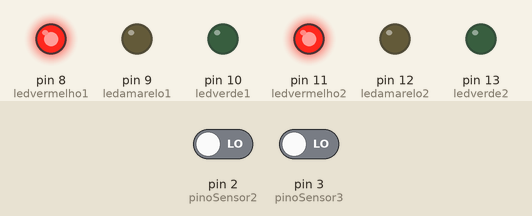
Simulated run of this sketch. Board: Arduino Uno, built with avr-gcc and run on an emulated ATmega328P. On the bench: output pins drawn as LEDs (lit = HIGH). The test bench sets the inputs (shaded band); at power-on: pin 2 (pinoSensor2) LOW, pin 3 (pinoSensor3) LOW. What the sketch prints to the serial monitor is not drawn.

Above: at 23.0 s.
At 27.5 s:
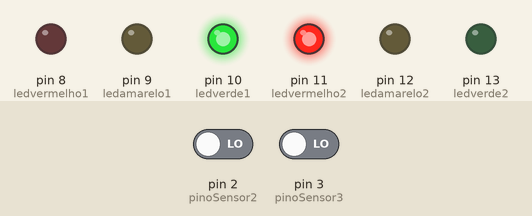
At 32.5 s:
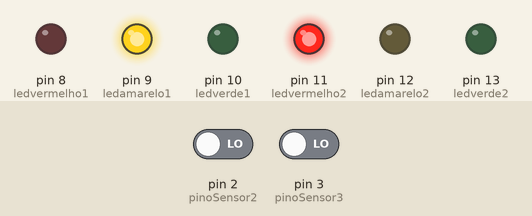
At 38.5 s:
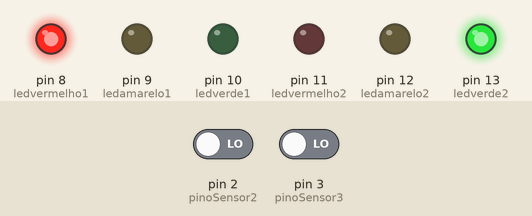
At 43.5 s:
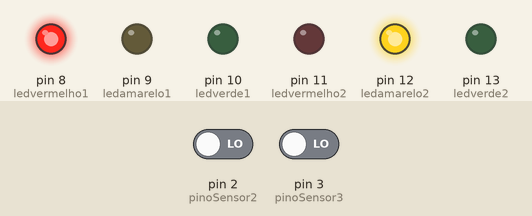
Timing chart, 0 to 51.1 s (numbered marks = the images above):
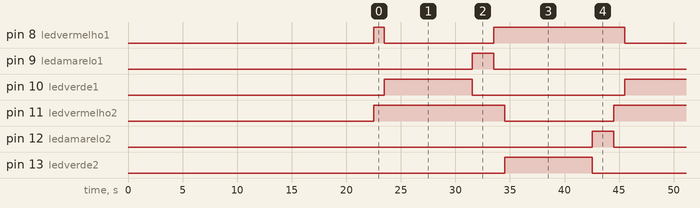

The sketch:

_2.00.ino
```cpp
int ledvermelho1 = 8;
int ledamarelo1  = 9;
int ledverde1    = 10;

int ledvermelho2 = 11;
int ledamarelo2  = 12;
int ledverde2    = 13;

int pinoSensor0 = 0;
int pinoSensor1 = 1;
int pinoSensor2 = 2;
int pinoSensor3 = 3;

//Inicia o sensor em estado 0, ou seja desligado.
int iniciaSensor = 0;
//Variável para calibração do sensor
int calibracao = 45;


void setup()
{
  Serial.begin(9600);
  pinMode(ledvermelho1, OUTPUT);
  pinMode(ledamarelo1, OUTPUT);
  pinMode(ledverde1, OUTPUT);
  pinMode(ledvermelho2, OUTPUT);
  pinMode(ledamarelo2, OUTPUT);
  pinMode(ledverde2, OUTPUT);
  pinMode(pinoSensor0, INPUT);
  pinMode(pinoSensor1, INPUT);
  pinMode(pinoSensor2, INPUT);
  pinMode(pinoSensor3, INPUT);

  Serial.print("Semaforo com logica Fuzzy");
  Serial.print("\nCalibrando os sensores\n");
  for(int i = 0; i < calibracao; i++){
   Serial.print(".");
   delay(500);
  }
  Serial.println("\nSensores Ativado");
}
void loop()
{

  digitalWrite(ledamarelo2, LOW);
  digitalWrite(ledvermelho2, HIGH);
  digitalWrite(ledvermelho1, HIGH);
    delay(1000);
  digitalWrite(ledvermelho1, LOW);
  digitalWrite(ledverde1, HIGH);
    delay(8000);
    fuzzy_primario();
  digitalWrite(ledverde1, LOW);
  digitalWrite(ledamarelo1, HIGH);
    delay(2000);
  digitalWrite(ledamarelo1, LOW);
  digitalWrite(ledvermelho1, HIGH);
  digitalWrite(ledvermelho2, HIGH);
    delay(1000);
  digitalWrite(ledvermelho2, LOW);
  digitalWrite(ledverde2, HIGH);
    delay(8000);
  digitalWrite(ledverde2, LOW);
  digitalWrite(ledamarelo2, HIGH);
    delay(2000);
}

void fuzzy_primario(){
pinoSensor0 = digitalRead(pinoSensor0);
Serial.print("\nValor do Sensor0: ");
Serial.println(pinoSensor0);

pinoSensor1 = digitalRead(pinoSensor1);
Serial.print("\nValor do Sensor1: ");
Serial.println(pinoSensor1);

pinoSensor2 = digitalRead(pinoSensor2);
Serial.print("\nValor do Sensor2: ");
Serial.println(pinoSensor2);

pinoSensor3 = digitalRead(pinoSensor3);
Serial.print("\nValor do Sensor3: ");
Serial.println(pinoSensor3);
}
```

Measured:
- by itself, pin 8 (ledvermelho1): repeats every 22.0 s: LOW 10.0 s, HIGH 12.0 s
- by itself, pin 9 (ledamarelo1), pin 12 (ledamarelo2): alternates HIGH for 2.0 s and LOW for 20.0 s
- by itself, pin 10 (ledverde1), pin 13 (ledverde2): alternates HIGH for 8.0 s and LOW for 14.0 s
- by itself, pin 11 (ledvermelho2): alternates HIGH for 12.0 s and LOW for 10.0 s
